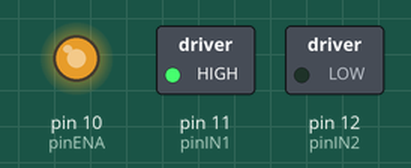
Simulated run of this sketch. Board: Arduino Uno, built with avr-gcc and run on an emulated ATmega328P. Shown: switched loads named in the sketch (green lamp = pin HIGH), output pins drawn as LEDs (lit = HIGH).

Above: at 0.1 s.
Timing chart, 0 to 1.6 s (numbered marks = the images above):
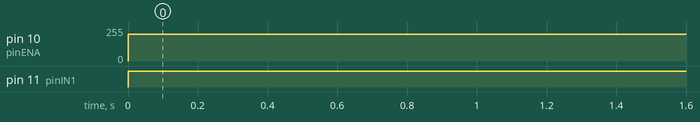

Measured:
- by itself, pin 10 (pinENA): 0/255 → 200/255 at 0.00 s
- by itself, pin 11 (pinIN1): LOW → HIGH at 0.00 s

The sketch:

Trymotors.ino
```cpp
const int pinENA = 10;
const int pinIN1 = 11;
const int pinIN2 = 12;

const int speed = 200;      //velocidad de giro 80% (200/255)

void setup()
{
   pinMode(pinIN1, OUTPUT);
   pinMode(pinIN2, OUTPUT);
   pinMode(pinENA, OUTPUT);
}

void loop()
{
   digitalWrite(pinIN1, HIGH);
   digitalWrite(pinIN2, LOW);
   analogWrite(pinENA, speed);
   delay(1000);
}
```
